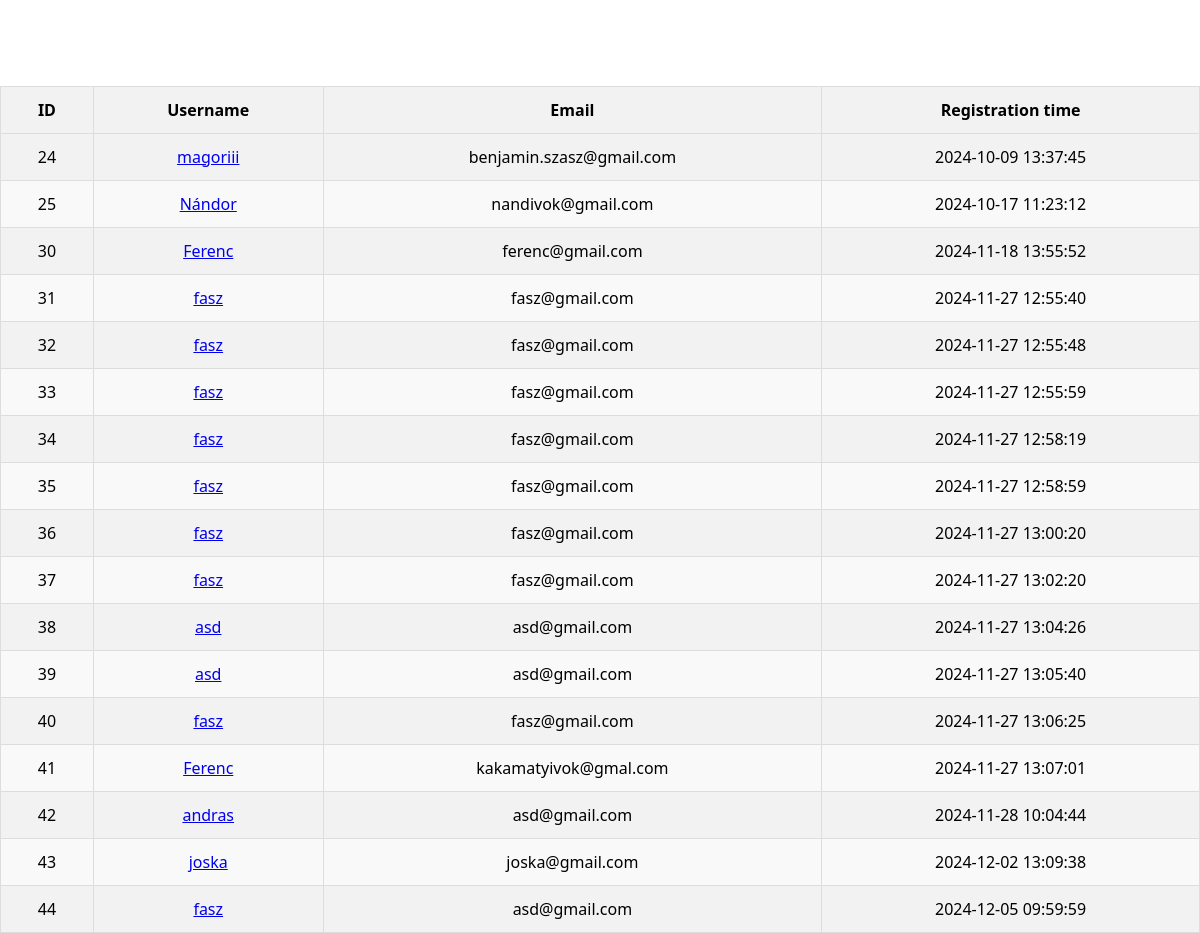
Before: /kezelopult/users.php with the older database file.
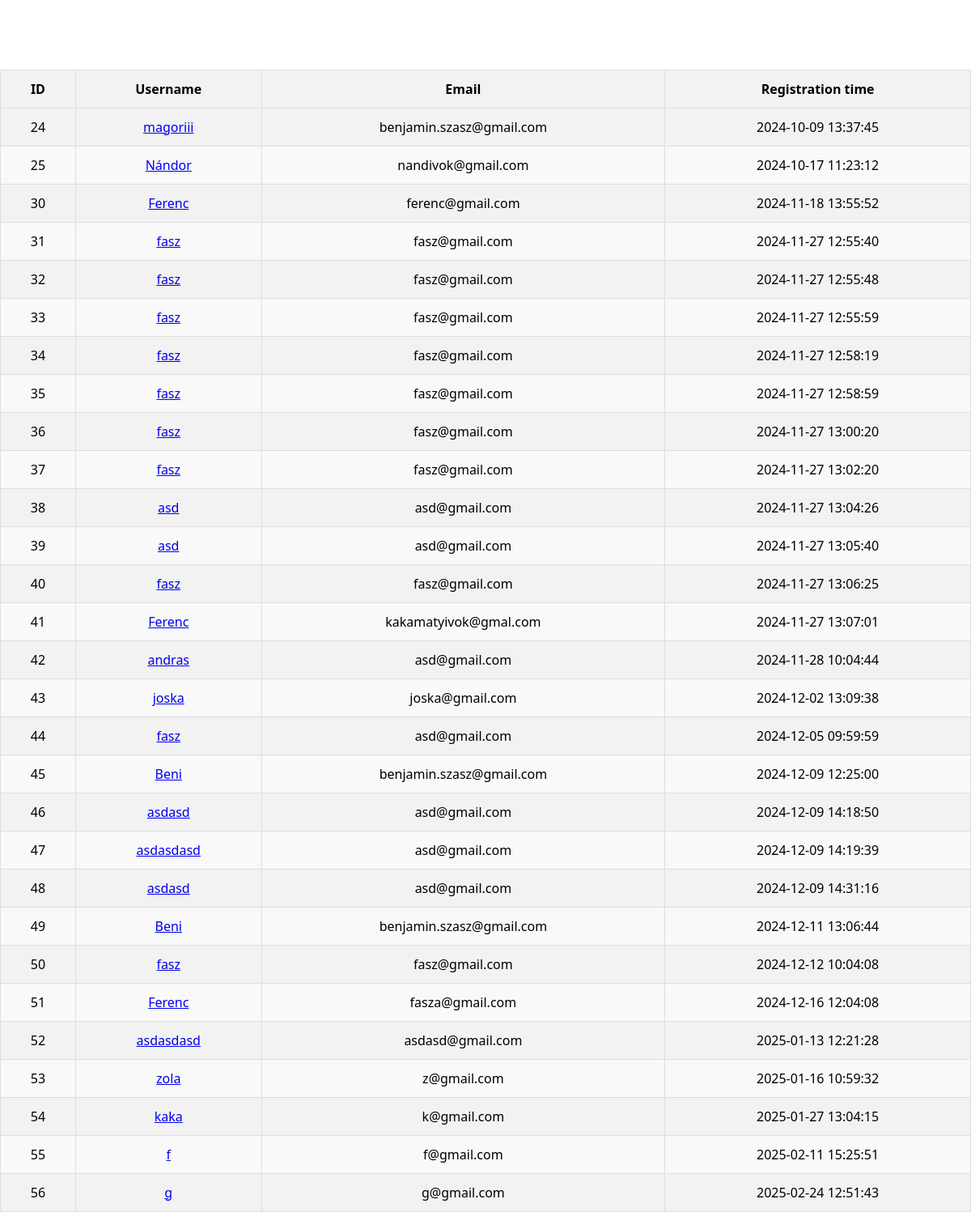
After: the same page with the newer database file.
### tables this page shows
CREATE TABLE `user` (
  `uid` int(250) NOT NULL,
  `uname` varchar(250) NOT NULL,
  `uemail` varchar(250) NOT NULL,
  `upass` varchar(250) NOT NULL,
  `utime` datetime NOT NULL,
  `uproffkepnev` varchar(50) NOT NULL,
  `uproffkeredetikepnev` varchar(255) NOT NULL,
  `uip` varchar(250) NOT NULL,
  `usession` varchar(8) NOT NULL,
  `ustat` varchar(250) NOT NULL,
  `ucomm` text NOT NULL,
  `ubirtd` date NOT NULL
);

### kezelopult/users.php (the view, shortened to what this page needs)
<?php
$adb = mysqli_connect( "localhost", "root", "", "hurkak" );
$query = "SELECT * FROM user";
$result = mysqli_query($adb, $query);
?>
<!DOCTYPE html>
<html lang="hu">
<head>
    <link rel="stylesheet" href="vizsgaremek/vizsga.css">
</head>
<body>
    <h1>Felhasználók listája</h1>
    <table>
        <thead>
            <tr>
                <th>ID</th>
                <th>Username</th>
                <th>Email</th>
                <th>Registration time</th>
            </tr>
        </thead>
        <tbody>
            <?php
            while ($row = mysqli_fetch_assoc($result)) {
                echo "<tr>";
                echo "<td>" . htmlspecialchars($row['uid']) . "</td>";
                echo "<td><a href='adatlap_form1.php?uid=" . urlencode($row['uid']) . "'>" . htmlspecialchars($row['uname']) . "</a></td>";
                echo "<td>" . htmlspecialchars($row['uemail']) . "</td>";
                echo "<td>" . htmlspecialchars($row['utime']) . "</td>";
                echo "</tr>";
            }
            ?>
        </tbody>
    </table>
</body>
</html>

Changed rows visible on the page:
added user: uid "45", uname "Beni", uemail "benjamin.szasz@gmail.com", utime "2024-12-09 12:25:00"
added user: uid "46", uname "asdasd", uemail "asd@gmail.com", utime "2024-12-09 14:18:50"
added user: uid "47", uname "asdasdasd", uemail "asd@gmail.com", utime "2024-12-09 14:19:39"
added user: uid "48", uname "asdasd", uemail "asd@gmail.com", utime "2024-12-09 14:31:16"
added user: uid "49", uname "Beni", uemail "benjamin.szasz@gmail.com", utime "2024-12-11 13:06:44"
added user: uid "50", uname "fasz", uemail "fasz@gmail.com", utime "2024-12-12 10:04:08"
added user: uid "51", uname "Ferenc", uemail "fasza@gmail.com", utime "2024-12-16 12:04:08"
added user: uid "52", uname "asdasdasd", uemail "asdasd@gmail.com", utime "2025-01-13 12:21:28"
added user: uid "53", uname "zola", uemail "z@gmail.com", utime "2025-01-16 10:59:32"
added user: uid "54", uname "kaka", uemail "k@gmail.com", utime "2025-01-27 13:04:15"
added user: uid "55", uname "f", uemail "f@gmail.com", utime "2025-02-11 15:25:51"
added user: uid "56", uname "g", uemail "g@gmail.com", utime "2025-02-24 12:51:43"
